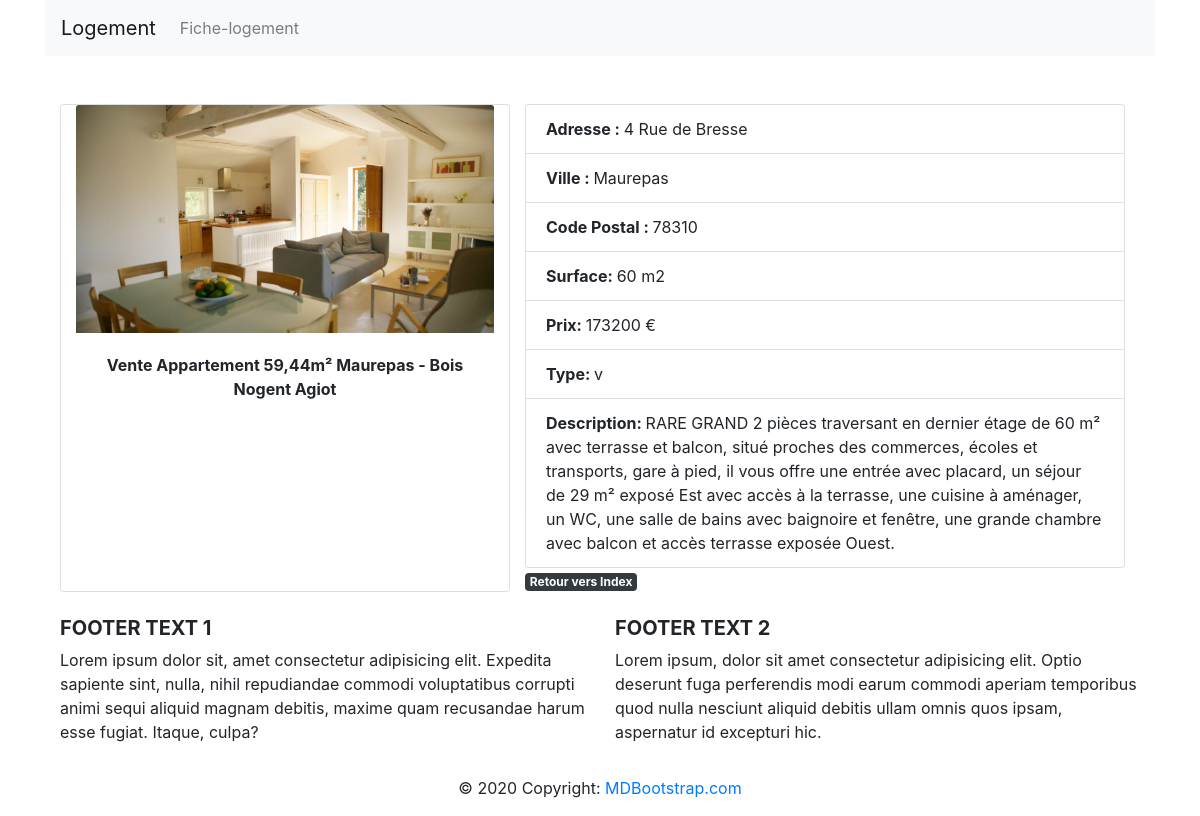
The page /info_logement.php?id_logement=3 on the database its author committed.
### tables this page shows
CREATE TABLE `logement` (
  `id_logement` int(11) NOT NULL,
  `titre` varchar(255) NOT NULL,
  `adresse` varchar(255) NOT NULL,
  `ville` varchar(45) NOT NULL,
  `cp` int(5) NOT NULL,
  `surface` int(11) NOT NULL,
  `prix` int(11) NOT NULL,
  `photo` varchar(225) NOT NULL,
  `type` enum('v','l') NOT NULL,
  `description` longtext NOT NULL
);

### info_logement.php (the view, shortened to what this page needs)
<?php
    require_once("inc/init.php");
    if(isset($_GET["id_logement"])){
        $r = $pdo->query("SELECT * FROM logement WHERE id_logement = '$_GET[id_logement]' ");
        $logement = $r->fetch(PDO::FETCH_ASSOC);
    }
    require_once("inc/header.php");
?>
<div class="row col-md-12 mx-auto justify-content-center">
    <div class="card col-md-5">
        <img class="card-img-top" src="<?php echo $logement["photo"];?>" alt="">
        <div class="card-body">
            <p class="card-text text-center font-weight-bold"> <?php echo $logement["titre"]; ?> </p>
        </div>
    </div>
    <div class="col-md-7">
        <ul class="list-group">
            <li class="list-group-item"><span class="title"> Adresse : </span> <?php echo $logement["adresse"]; ?> </li>
            <li class="list-group-item"><span class="title"> Ville : </span> <?php echo $logement["ville"]; ?> </li>
            <li class="list-group-item"><span class="title"> Code Postal : </span> <?php echo $logement["cp"]; ?> </li>
            <li class="list-group-item"><span class="title"> Surface: </span> <?php echo $logement["surface"]; ?> m2 </li>
            <li class="list-group-item"><span class="title"> Prix: </span> <?php echo $logement["prix"]; ?> € </li>
            <li class="list-group-item"><span class="title"> Type: </span> <?php echo $logement["type"]; ?> </li>
            <li class="list-group-item"><span class="title"> Description: </span> <?php echo $logement["description"]; ?> </li>
        </ul>
        <a href="index.php" class="badge badge-dark"> Retour vers Index </a>
    </div>
</div>
<?php
    require_once("inc/footer.php");
?>

### inc/header.php (shortened to what this page needs)
<!DOCTYPE html>
<html>
<head>
    <link rel="stylesheet" href="https://stackpath.bootstrapcdn.com/bootstrap/4.5.0/css/bootstrap.min.css">
    <link href="inc/css/style.css" rel="stylesheet">
</head>
    <body>
        <div class="container">
            <nav class="navbar navbar-expand-lg navbar-light bg-light mb-5">
                <a class="navbar-brand" href="../evaluation/index.php">Logement</a>
                <div class="collapse navbar-collapse" id="navbarNav">
                    <ul class="navbar-nav">
                        <li class="nav-item">
                            <a class="nav-link" href="../evaluation/fiche_logement.php">Fiche-logement</a>
                        </li>
                    </ul>
                </div>
            </nav>

### inc/footer.php (shortened to what this page needs)
<footer class="page-footer font-small teal pt-4">
  <div class="container-fluid text-center text-md-left">
    <div class="row">
      <div class="col-md-6 mt-md-0 mt-3">
        <h5 class="text-uppercase font-weight-bold">Footer text 1</h5>
        <p>Lorem ipsum dolor sit, amet consectetur adipisicing elit. Expedita sapiente sint, nulla, nihil
          repudiandae commodi voluptatibus corrupti animi sequi aliquid magnam debitis, maxime quam recusandae
          harum esse fugiat. Itaque, culpa?</p>
      </div>
      <div class="col-md-6 mb-md-0 mb-3">
        <h5 class="text-uppercase font-weight-bold">Footer text 2</h5>
        <p>Lorem ipsum, dolor sit amet consectetur adipisicing elit. Optio deserunt fuga perferendis modi earum
          commodi aperiam temporibus quod nulla nesciunt aliquid debitis ullam omnis quos ipsam, aspernatur id
          excepturi hic.</p>
      </div>
    </div>
  </div>
  <div class="footer-copyright text-center py-3">© 2020 Copyright:
    <a href="https://mdbootstrap.com/"> MDBootstrap.com</a>
  </div>
</footer>
        </div>
    </body>
</html>

### inc/css/style.css (style rules this page uses)
ul { list-style: none; }
ul li { display: inline-block; }
.title { font-weight: bold; }

### rows shown on the page
logement: photo (picture), titre "Vente Appartement 59,44m² Maurepas - Bois Nogent Agiot", adresse "4 Rue de Bresse", ville "Maurepas", cp "78310", surface "60", prix "173200", type "v", description "RARE GRAND 2 pièces traversant en dernier étage de 60 m² avec terrasse et balcon, situé proches des commerces, écoles et transports, gare à pied, il vous offre une entrée avec placard, un séjour de 29 m² exposé Est avec accès à la terrasse, une cuisine à aménager, un WC, une salle de bains avec baignoire et fenêtre, une grande chambre avec balcon et accès terrasse exposée Ouest."
